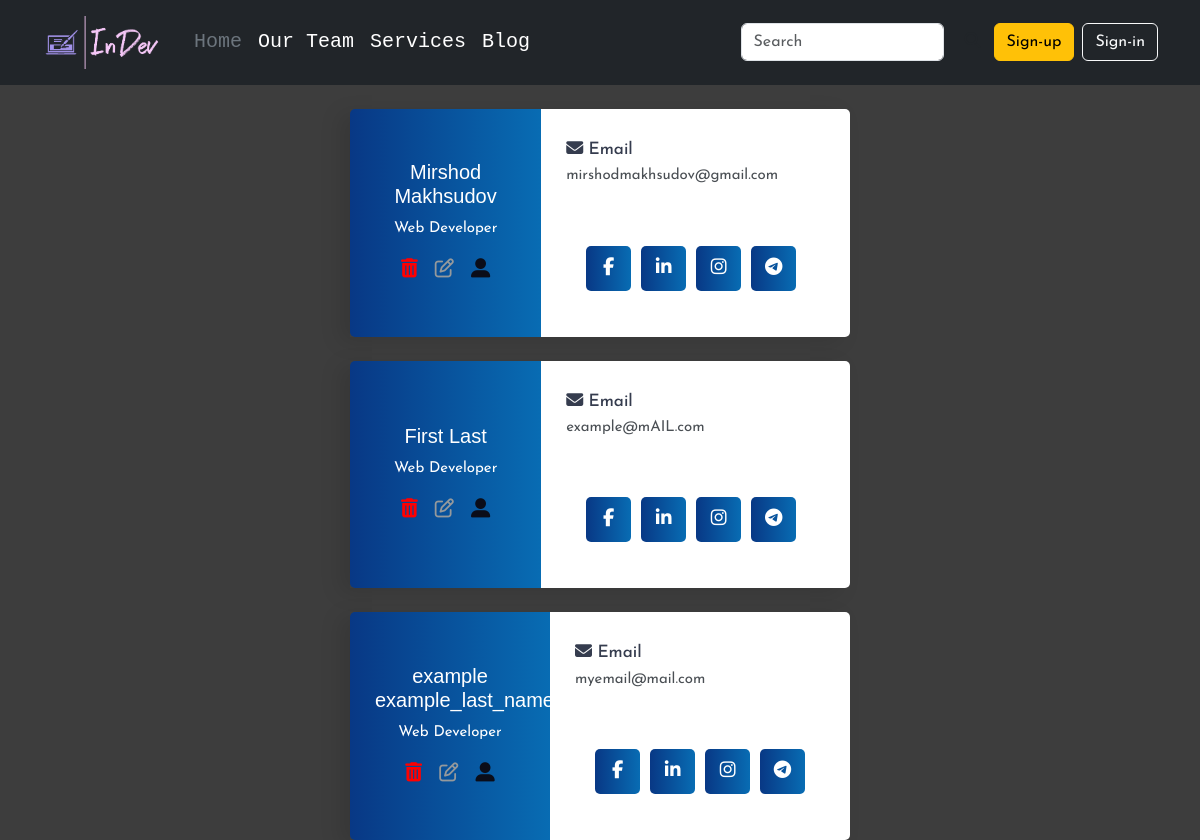
The app's page /team with its own data.
### InDev/models.py (models this page shows, shortened)
class Developer(db.Model, UserMixin):
    id = db.Column(db.Integer(), primary_key=True)
    first_name = db.Column(db.String(length=30), nullable=False)
    last_name = db.Column(db.String(length=30))
    username = db.Column(db.String(), nullable=False, unique=True)
    email_address = db.Column(db.String(), unique=True)
    password_hash = db.Column(db.String(), nullable=False)
    budget = db.Column(db.Integer(), nullable=False, default=0)
    date_added = db.Column(db.String(20), default=date.today())
    posts = db.relationship('Post', backref='author')
    @property
    def password(self):
        return self.password

### InDev/routes.py (the view)
@app.route('/team')
def team():
    devs = Developer.query.all()
    return render_template('developers.html', devs=devs)

### InDev/forms.py
class SearchForm(FlaskForm):
    searched = StringField("Searched", validators=[DataRequired()])
    submit = SubmitField("Submit")

### InDev/routes.py (called while the page is built)
@app.context_processor
def base():
    form = SearchForm()
    return dict(form=form)

### InDev/templates/developers.html (shortened to what this page needs)
{% extends 'base.html' %}
{% block content %}
<div class="container align-content-center"
     style="display: flex;
            justify-content: center;
            flex-wrap: wrap;
            flex-direction: column;
            align-items: stretch;
            ">
    {% for dev in devs %}
        <div class="wrapper">
            <div class="left flex-column justify-content-center" style="display: flex">
                <h4>{{ dev.first_name }} {{ dev.last_name }}</h4>
                <p>Web Developer</p>
                <div class="flex-row">
                    <a href="#"><i style="color: red; margin-right: 1vw;" class="fa fa-trash" aria-hidden="true"></i></a>
                    <a href="#"><i style="color: #95999c; margin-right: 1vw;" class="far fa-edit" aria-hidden="true"></i></a>
                    <a href="#"><i style="color: #0B0D19;" class="fa fa-user-alt" aria-hidden="true"></i></a>
                </div>
            </div>
            <div class="right">
                <div class="info">
                    <div class="info_data">
                         <div class="data">
                            <h4><i class="fa fa-envelope"></i> Email</h4>
                            <p>{{ dev.email_address }}</p>
                         </div>
                    </div>
                </div>
                <div class="social_media">
                    <ul style="padding: 0; margin-top: 4vh;">
                        <li style="margin-top: 2vh"><a href="#"><i class="fab fa-facebook-f"></i></a></li>
                        <li style="margin-top: 2vh"><a href="#"><i class="fab fa-linkedin-in"></i></a></li>
                        <li style="margin-top: 2vh"><a href="#"><i class="fab fa-instagram"></i></a></li>
                        <li style="margin-top: 2vh"><a href="#"><i class="fab fa-telegram-plane"></i></a></li>
                    </ul>
                </div>
            </div>
        </div>
    {% endfor %}
</div>
{% endblock %}

### records on screen
Developer: first_name "Mirshod", last_name "Makhsudov", email_address "mirshodmakhsudov@gmail.com"
Developer: first_name "First", last_name "Last", email_address "example@mAIL.com"
Developer: first_name "example", last_name "example_last_name", email_address "myemail@mail.com"
